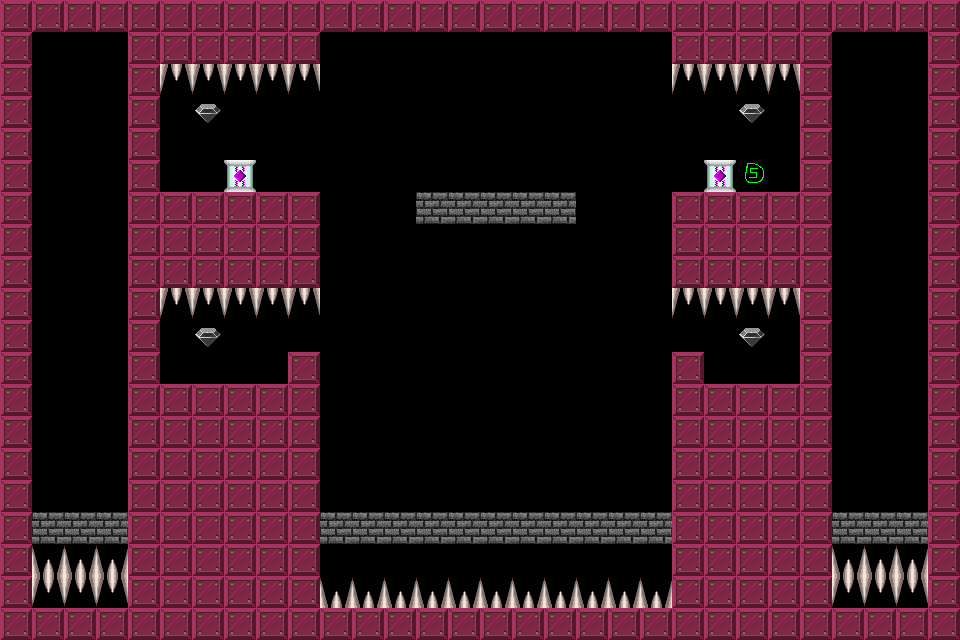

A level layout from a 2D game, rendered from its tile map. Below: a short description, then the map file with tile-grid data replaced by summaries:
An orthogonal 30x20 tile map with 32x32 px tiles, 1 tile layer (Tile Layer 1).

<map version="1.0" orientation="orthogonal" width="30" height="20" tilewidth="32" tileheight="32">
 <tileset firstgid="1" name="brick-1" tilewidth="32" tileheight="32">
  <image source="brick-1.png" width="128" height="128" />
  <tile id="0">
   <properties>
    <property name="components" value="Platform" />
   </properties>
  </tile>
  <tile id="1">
   <properties>
    <property name="components" value="PlayerStart" />
   </properties>
  </tile>
  <tile id="2">
   <properties>
    <property name="components" value="Spikes, Deadly" />
   </properties>
  </tile>
  <tile id="3">
   <properties>
    <property name="components" value="Gem" />
   </properties>
  </tile>
  <tile id="4">
   <properties>
    <property name="components" value="Spikes, Deadly" />
   </properties>
  </tile>
  <tile id="5">
   <properties>
    <property name="components" value="Stone, Pushable, Platform" />
   </properties>
  </tile>
  <tile id="6">
   <properties>
    <property name="components" value="Gem, PowerUp" />
   </properties>
  </tile>
  <tile id="7">
   <properties>
    <property name="components" value="Gem, PowerDown" />
   </properties>
  </tile>
  <tile id="8">
   <properties>
    <property name="components" value="AntiStone" />
   </properties>
  </tile>
  <tile id="9">
   <properties>
    <property name="components" value="CrumbleBrick" />
   </properties>
  </tile>
 </tileset>
 <layer name="Tile Layer 1" width="30" height="20">
  <data>[600 cells, 303 non-empty, 7 distinct tile ids]</data>
 </layer>
</map>
